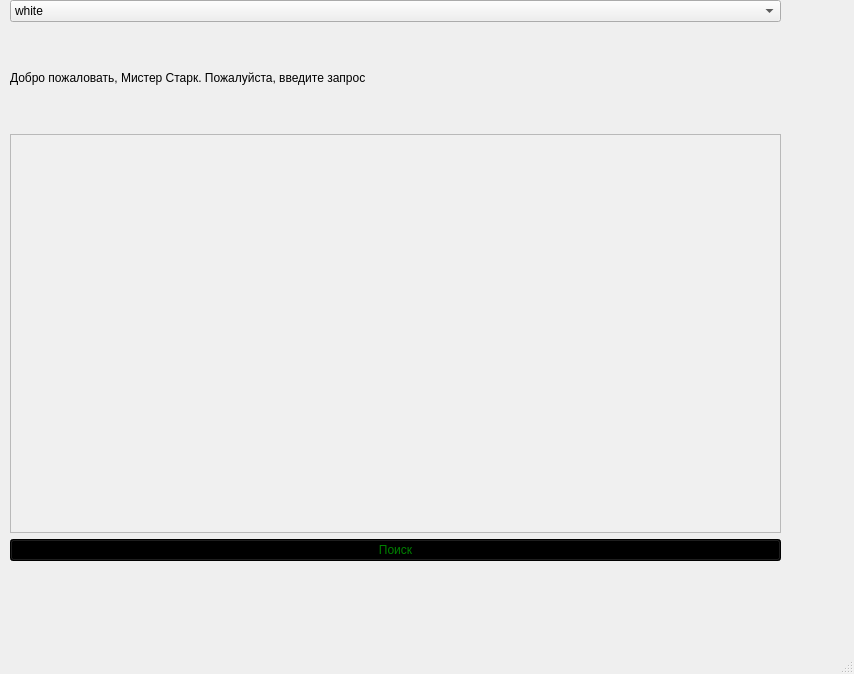
<?xml version="1.0" encoding="UTF-8"?>
<ui version="4.0">
 <class>MainWindow</class>
 <widget class="QMainWindow" name="MainWindow">
  <property name="geometry">
   <rect>
    <x>0</x>
    <y>0</y>
    <width>854</width>
    <height>674</height>
   </rect>
  </property>
  <property name="windowTitle">
   <string>MainWindow</string>
  </property>
  <widget class="QWidget" name="centralwidget">
   <widget class="QWidget" name="verticalLayoutWidget">
    <property name="geometry">
     <rect>
      <x>10</x>
      <y>0</y>
      <width>771</width>
      <height>561</height>
     </rect>
    </property>
    <layout class="QGridLayout" name="gridLayout">
     <item row="1" column="0">
      <widget class="QLabel" name="label">
       <property name="minimumSize">
        <size>
         <width>0</width>
         <height>100</height>
        </size>
       </property>
       <property name="text">
        <string>Добро пожаловать, Мистер Старк. Пожалуйста, введите запрос</string>
       </property>
      </widget>
     </item>
     <item row="3" column="0">
      <widget class="QPushButton" name="button">
       <property name="styleSheet">
        <string notr="true">color:green;
background-color:black</string>
       </property>
       <property name="text">
        <string>Поиск</string>
       </property>
      </widget>
     </item>
     <item row="2" column="0">
      <widget class="QTextEdit" name="text_1">
       <property name="styleSheet">
        <string notr="true">color:black;
background-color:rgb(240, 240, 240)</string>
       </property>
       <property name="html">
        <string>&lt;!DOCTYPE HTML PUBLIC &quot;-//W3C//DTD HTML 4.0//EN&quot; &quot;http://www.w3.org/TR/REC-html40/strict.dtd&quot;&gt;
&lt;html&gt;&lt;head&gt;&lt;meta name=&quot;qrichtext&quot; content=&quot;1&quot; /&gt;&lt;meta charset=&quot;utf-8&quot; /&gt;&lt;style type=&quot;text/css&quot;&gt;
p, li { white-space: pre-wrap; }
hr { height: 1px; border-width: 0; }
li.unchecked::marker { content: &quot;\2610&quot;; }
li.checked::marker { content: &quot;\2612&quot;; }
&lt;/style&gt;&lt;/head&gt;&lt;body style=&quot; font-family:'Segoe UI'; font-size:9pt; font-weight:400; font-style:normal;&quot;&gt;
&lt;p style=&quot;-qt-paragraph-type:empty; margin-top:0px; margin-bottom:0px; margin-left:0px; margin-right:0px; -qt-block-indent:0; text-indent:0px;&quot;&gt;&lt;br /&gt;&lt;/p&gt;&lt;/body&gt;&lt;/html&gt;</string>
       </property>
      </widget>
     </item>
     <item row="0" column="0">
      <widget class="QComboBox" name="comboBox">
       <item>
        <property name="text">
         <string>white</string>
        </property>
       </item>
       <item>
        <property name="text">
         <string>dark</string>
        </property>
       </item>
      </widget>
     </item>
    </layout>
   </widget>
  </widget>
  <widget class="QMenuBar" name="menubar">
   <property name="geometry">
    <rect>
     <x>0</x>
     <y>0</y>
     <width>854</width>
     <height>21</height>
    </rect>
   </property>
  </widget>
  <widget class="QStatusBar" name="statusbar"/>
 </widget>
 <resources/>
 <connections/>
 <slots>
  <slot>button()</slot>
 </slots>
</ui>
